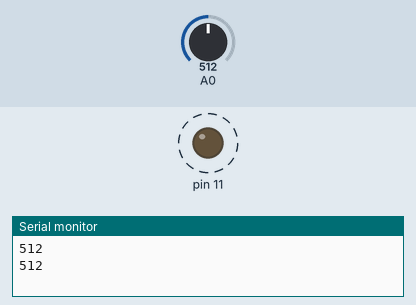
This sketch was run on a simulated Arduino Uno, built with avr-gcc and run on an emulated ATmega328P. Parts: output pins drawn as LEDs (lit = HIGH), the last lines printed to the serial monitor. Dashed ring = blinking. The inputs (shaded band) are chosen by the test bench; at power-on: A0 = 512.

Above: at 1.8 s.
1.9 s: A0 set to 306
At 2.2 s:
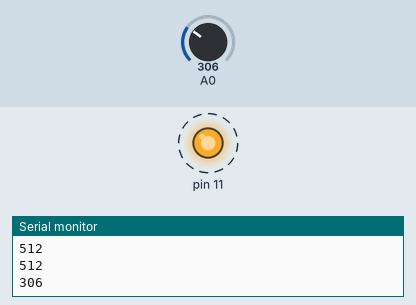
5.4 s: A0 set to 122
At 5.56 s:
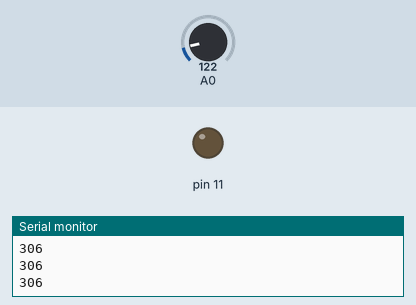
Timing chart, 0 to 14.9 s (numbered marks = the images above; inputs shaded):
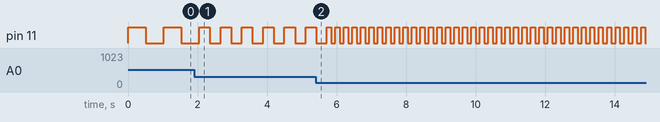

Measured:
- after the input at 1.9 s, pin 11: alternates HIGH for 0.31 s and LOW for 0.31 s, starting after 0.46 s
- by itself, pin 11: alternates HIGH for 0.51 s and LOW for 0.51 s

The sketch:

LightDependantResistor.ino
```cpp
/*
  David Chatting - david@davidchatting.com
  20th April 2013
  ---
  For Arduino and Sunday Lunch - 21st April 2013
  ---
  LDR between 5V and Arduino pin A0
  220 ohm resistor between Arduino pin A0 and GND
  LED and 220 ohm resistor between Arduino pin 11 and GND
  ---
  Adapted from http://arduino.cc/en/Tutorial/AnalogInput
*/

int ldrValue;

void setup() {
  Serial.begin(9600);

  pinMode(11, OUTPUT);
}

void loop() {
  ldrValue=analogRead(A0);
  Serial.println(ldrValue);

  digitalWrite(11, HIGH);
  delay(ldrValue);
  digitalWrite(11, LOW);
  delay(ldrValue);
}
```
